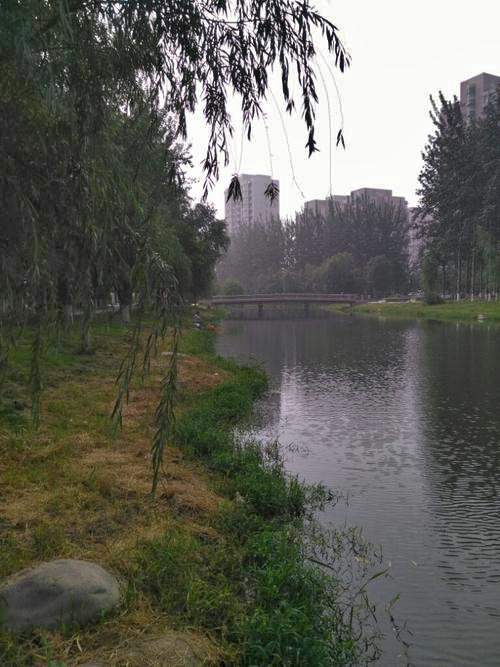
#> input picture content-aware-rotation-master/GAMA/img/input/processed_image.jpg, 500 x 667 px, found by its file name
$ python balance.py
#> lines starting #> are read from the running program, lines starting #| are printed output that depends on the picture
#> further down, img is the input picture: shape (667, 500, 3); mean B, G, R 89.1, 97.1, 96.9
# Copyright 2020 chenli Authors. All Rights Reserved.
import cv2
import numpy as np
import math


# [21 lines left out: function mean_white_balance, not called in this run]


def perfect_reflective_white_balance(img_input):
    """
    完美反射白平衡
    STEP 1：计算每个像素的R\G\B之和
    STEP 2：按R+G+B值的大小计算出其前Ratio%的值作为参考点的的阈值T
    STEP 3：对图像中的每个点，计算其中R+G+B值大于T的所有点的R\G\B分量的累积和的平均值
    STEP 4：对每个点将像素量化到[0,255]之间
    依赖ratio值选取而且对亮度最大区域不是白色的图像效果不佳。
    :param img: cv2.imread读取的图片数据
    :return: 返回的白平衡结果图片数据
    """
    img = img_input.copy()
    b, g, r = cv2.split(img)
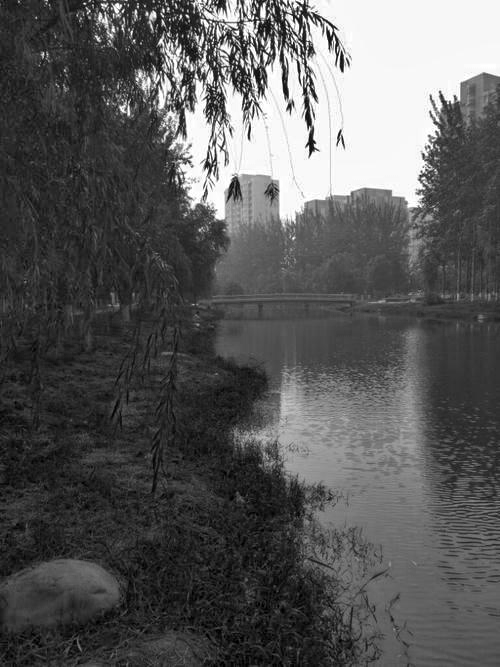
#> b: shape (667, 500); min 0, max 255, mean 89.1
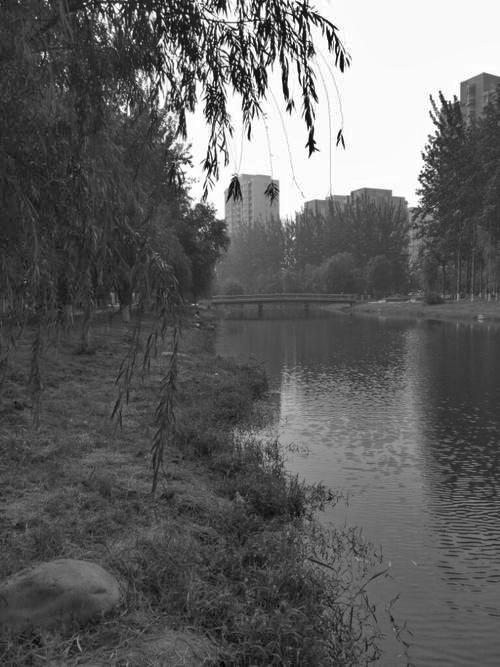
#> g: shape (667, 500); min 0, max 255, mean 97.1
    m, n, t = img.shape
#> m = 667; n = 500; t = 3
    sum_ = np.zeros(b.shape)
    # for i in range(m):
    #     for j in range(n):
    #         sum_[i][j] = int(b[i][j]) + int(g[i][j]) + int(r[i][j])
    sum_ = b.astype(np.int32) + g.astype(np.int32) + r.astype(np.int32)

    hists, bins = np.histogram(sum_.flatten(), 766, [0, 766])
#> hists = 766 values, max 10472 at index 748, min 0 at index 2, mean 435.4; bins = 767 values from 0 to 766
    Y = 765
    num, key = 0, 0
    ratio = 0.01
    while Y >= 0:
        num += hists[Y]
        if num > m * n * ratio / 100:
            key = Y
            break
        Y = Y - 1
#> this loop made 1 pass
#> num on pass 1: 472
#> after the loop, Y = 765; num = 472

    # [8 lines of commented-out code are left out]
    sum_b = b[sum_ >= key].sum()
#> sum_b = 120360
    sum_g = g[sum_ >= key].sum()
#> sum_g = 120360
    sum_r = r[sum_ >= key].sum()
#> sum_r = 120360
    time = (sum_ >= key).sum()
#> time = 472

    avg_b = sum_b / time
#> avg_b = 255
    avg_g = sum_g / time
#> avg_g = 255
    avg_r = sum_r / time
#> avg_r = 255

    maxvalue = float(np.max(img))
#> maxvalue = 255
    # [21 lines of commented-out code are left out]

    b = img[:, :, 0].astype(np.int32) * maxvalue / int(avg_b)
    g = img[:, :, 1].astype(np.int32) * maxvalue / int(avg_g)
    r = img[:, :, 2].astype(np.int32) * maxvalue / int(avg_r)
    b[b > 255] = 255
    b[b < 0] = 0
    g[g > 255] = 255
    g[g < 0] = 0
    r[r > 255] = 255
    r[r < 0] = 0
    img[:, :, 0] = b
    img[:, :, 1] = g
    img[:, :, 2] = r

    return img


# [376 lines left out: functions gray_world_assumes_white_balance, color_correction_of_image_analysis, dynamic_threshold_white_balance, gamma_trans, contrast_image_correction, not called in this run]


if __name__ == '__main__':
    """
    img : 原图
    img1：均值白平衡法
    img2: 完美反射
    img3: 灰度世界假设
    img4: 基于图像分析的偏色检测及颜色校正方法
    img5: 动态阈值算法
    img6: gamma校正
    img7: HDR校正
    """

    import time

    img = cv2.imread("D:\\Network model file\\code\\beauty\\3finish_content-aware-rotation-master\\GAMA\\img\\input\\processed_image.jpg")
    start_time = time.time()

    # img = cv2.resize(img, (256, 512), cv2.INTER_LINEAR)
    # img1 = mean_white_balance(img)
    img2 = perfect_reflective_white_balance(img)
    # [6 lines of commented-out code are left out]
    end_time = time.time()
    print("use time=", end_time - start_time)
    cv2.imshow("image1", img2)
    # [6 lines of commented-out code are left out]
    cv2.waitKey(0)
